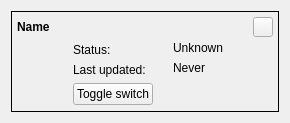
<?xml version="1.0" encoding="UTF-8"?>
<ui version="4.0">
 <class>LightSwitchWidget</class>
 <widget class="QWidget" name="LightSwitchWidget">
  <property name="geometry">
   <rect>
    <x>0</x>
    <y>0</y>
    <width>290</width>
    <height>123</height>
   </rect>
  </property>
  <property name="sizePolicy">
   <sizepolicy hsizetype="Fixed" vsizetype="Fixed">
    <horstretch>0</horstretch>
    <verstretch>0</verstretch>
   </sizepolicy>
  </property>
  <property name="windowTitle">
   <string>Light Switch</string>
  </property>
  <property name="styleSheet">
   <string notr="true"/>
  </property>
  <layout class="QGridLayout" name="gridLayout">
   <item row="0" column="0">
    <widget class="QFrame" name="frame">
     <property name="sizePolicy">
      <sizepolicy hsizetype="Preferred" vsizetype="Preferred">
       <horstretch>0</horstretch>
       <verstretch>0</verstretch>
      </sizepolicy>
     </property>
     <property name="styleSheet">
      <string notr="true">#frame { border: 1px solid black; }</string>
     </property>
     <property name="frameShape">
      <enum>QFrame::StyledPanel</enum>
     </property>
     <property name="frameShadow">
      <enum>QFrame::Raised</enum>
     </property>
     <layout class="QVBoxLayout" name="verticalLayout_2">
      <property name="leftMargin">
       <number>5</number>
      </property>
      <property name="topMargin">
       <number>5</number>
      </property>
      <property name="rightMargin">
       <number>5</number>
      </property>
      <property name="bottomMargin">
       <number>5</number>
      </property>
      <item>
       <layout class="QHBoxLayout" name="horizontalLayout_2">
        <item>
         <widget class="QLabel" name="labelName">
          <property name="font">
           <font>
            <weight>75</weight>
            <bold>true</bold>
           </font>
          </property>
          <property name="text">
           <string>Name</string>
          </property>
         </widget>
        </item>
        <item>
         <widget class="QPushButton" name="buttonRemove">
          <property name="sizePolicy">
           <sizepolicy hsizetype="Fixed" vsizetype="Fixed">
            <horstretch>0</horstretch>
            <verstretch>0</verstretch>
           </sizepolicy>
          </property>
          <property name="maximumSize">
           <size>
            <width>20</width>
            <height>20</height>
           </size>
          </property>
          <property name="icon">
           <iconset>
            <normalon>:/src/resources/icons/cancel.png</normalon>
           </iconset>
          </property>
         </widget>
        </item>
       </layout>
      </item>
      <item>
       <layout class="QHBoxLayout" name="horizontalLayout">
        <item>
         <widget class="QLabel" name="label">
          <property name="enabled">
           <bool>true</bool>
          </property>
          <property name="maximumSize">
           <size>
            <width>50</width>
            <height>50</height>
           </size>
          </property>
          <property name="text">
           <string/>
          </property>
          <property name="pixmap">
           <pixmap resource="../../../Resources.qrc">:/src/resources/icons/light_bulb.png</pixmap>
          </property>
          <property name="scaledContents">
           <bool>true</bool>
          </property>
         </widget>
        </item>
        <item>
         <layout class="QFormLayout" name="formLayout">
          <property name="horizontalSpacing">
           <number>20</number>
          </property>
          <item row="0" column="0">
           <widget class="QLabel" name="label_2">
            <property name="text">
             <string>Status:</string>
            </property>
           </widget>
          </item>
          <item row="0" column="1">
           <widget class="QLabel" name="labelStatus">
            <property name="sizePolicy">
             <sizepolicy hsizetype="Fixed" vsizetype="Fixed">
              <horstretch>0</horstretch>
              <verstretch>0</verstretch>
             </sizepolicy>
            </property>
            <property name="minimumSize">
             <size>
              <width>100</width>
              <height>10</height>
             </size>
            </property>
            <property name="maximumSize">
             <size>
              <width>100</width>
              <height>10</height>
             </size>
            </property>
            <property name="text">
             <string>Unknown</string>
            </property>
           </widget>
          </item>
          <item row="1" column="0">
           <widget class="QLabel" name="label_4">
            <property name="text">
             <string>Last updated:</string>
            </property>
           </widget>
          </item>
          <item row="1" column="1">
           <widget class="QLabel" name="labelDate">
            <property name="sizePolicy">
             <sizepolicy hsizetype="Fixed" vsizetype="Fixed">
              <horstretch>0</horstretch>
              <verstretch>0</verstretch>
             </sizepolicy>
            </property>
            <property name="minimumSize">
             <size>
              <width>100</width>
              <height>10</height>
             </size>
            </property>
            <property name="maximumSize">
             <size>
              <width>100</width>
              <height>10</height>
             </size>
            </property>
            <property name="text">
             <string>Never</string>
            </property>
           </widget>
          </item>
          <item row="2" column="0">
           <widget class="QPushButton" name="buttonToggleSwitch">
            <property name="text">
             <string>Toggle switch</string>
            </property>
           </widget>
          </item>
         </layout>
        </item>
       </layout>
      </item>
     </layout>
    </widget>
   </item>
  </layout>
 </widget>
 <resources>
  <include location="../../../Resources.qrc"/>
  <include location="../../../Resources.qrc"/>
 </resources>
 <connections/>
</ui>
